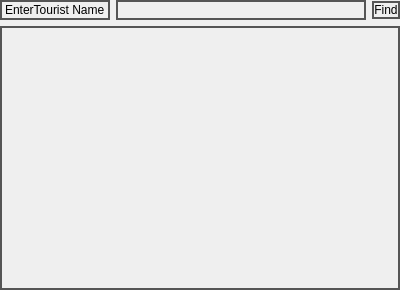
<?xml version="1.0" encoding="UTF-8"?>
<ui version="4.0">
 <class>FindTourist</class>
 <widget class="QDialog" name="FindTourist">
  <property name="geometry">
   <rect>
    <x>0</x>
    <y>0</y>
    <width>400</width>
    <height>290</height>
   </rect>
  </property>
  <property name="maximumSize">
   <size>
    <width>400</width>
    <height>300</height>
   </size>
  </property>
  <property name="windowTitle">
   <string>Find Tourist</string>
  </property>
  <widget class="QWidget" name="layoutWidget">
   <property name="geometry">
    <rect>
     <x>0</x>
     <y>0</y>
     <width>400</width>
     <height>290</height>
    </rect>
   </property>
   <layout class="QVBoxLayout" name="verticalLayout">
    <item>
     <layout class="QHBoxLayout" name="horizontalLayout">
      <item>
       <widget class="QLabel" name="label">
        <property name="styleSheet">
         <string notr="true">border: 2px solid #555;
font: 5pt &quot;Wide Latin&quot;;
background: transparent;
color: black;
</string>
        </property>
        <property name="text">
         <string>EnterTourist Name</string>
        </property>
       </widget>
      </item>
      <item>
       <widget class="QLineEdit" name="txtTouristName">
        <property name="styleSheet">
         <string notr="true">border: 2px solid #555;
font: 9pt &quot;Wide Latin&quot;;
background: transparent;
color: black;
</string>
        </property>
       </widget>
      </item>
      <item>
       <widget class="QPushButton" name="btnFind">
        <property name="styleSheet">
         <string notr="true">border: 2px solid #555;
font: 9pt &quot;Wide Latin&quot;;
background: transparent;
color: black;
</string>
        </property>
        <property name="text">
         <string>Find</string>
        </property>
       </widget>
      </item>
     </layout>
    </item>
    <item>
     <widget class="QTableView" name="tableView">
      <property name="styleSheet">
       <string notr="true">border: 2px solid #555;
font: 9pt &quot;Wide Latin&quot;;
background: transparent;
color: black;
</string>
      </property>
     </widget>
    </item>
   </layout>
  </widget>
 </widget>
 <resources/>
 <connections/>
</ui>
